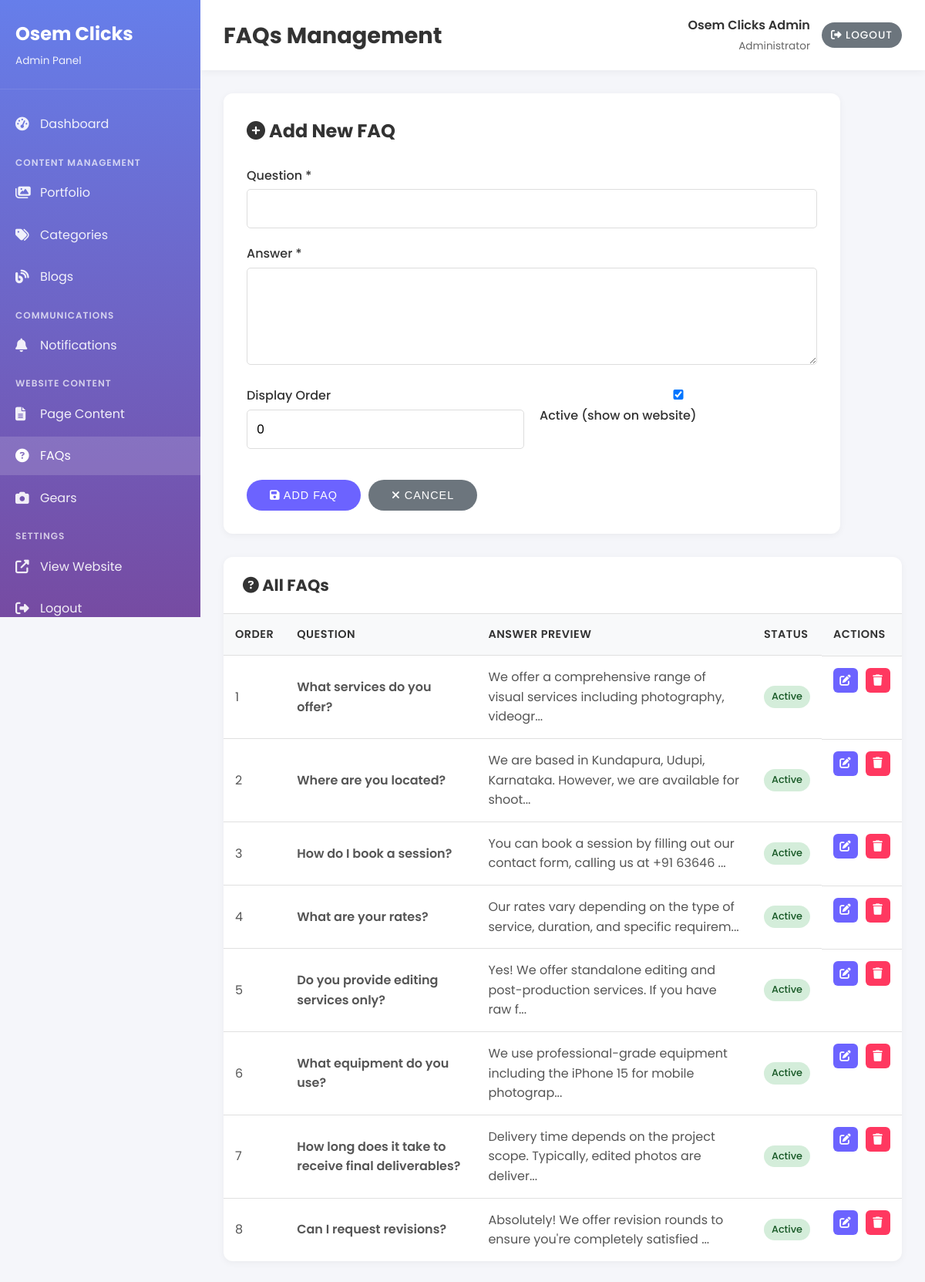
The page /admin/content/faqs.php (signed in) on the database its author committed.
### tables this page shows
CREATE TABLE `faqs` (
  `id` INT AUTO_INCREMENT PRIMARY KEY,
  `question` VARCHAR(500) NOT NULL,
  `answer` TEXT NOT NULL,
  `display_order` INT DEFAULT 0,
  `is_active` BOOLEAN DEFAULT 1,
  `created_at` TIMESTAMP DEFAULT CURRENT_TIMESTAMP
);

### includes/functions.php (called while the page is built, shortened)
<?php
function generateCSRFToken() {
    return $_SESSION['csrf_token'];
}
function asset_url($path) {
    $path = ltrim($path, '/');
    return BASE_URL . '/' . $path;
}

### admin/content/faqs.php (the view, shortened to what this page needs)
<?php
$db = new Database();
$conn = $db->getConnection();
try {
    $stmt = $conn->query("SELECT * FROM faqs ORDER BY display_order, id");
    $faqs = $stmt->fetchAll();
} catch (PDOException $e) {
    $faqs = [];
}
$csrf_token = generateCSRFToken();
?>
<!DOCTYPE html>
<html lang="en">
<head>
    <link rel="stylesheet" href="<?php echo asset_url('css/style.css'); ?>">
    <link rel="stylesheet" href="<?php echo asset_url('css/admin.css'); ?>">
    <link rel="stylesheet" href="https://cdnjs.cloudflare.com/ajax/libs/font-awesome/6.4.0/css/all.min.css">
</head>
<body>
    <div class="admin-wrapper">
        <?php include '../includes/sidebar.php'; ?>
        <div class="admin-main">
            <?php include '../includes/header.php'; ?>
            <div class="admin-content">
                <div class="form-card" style="margin-bottom: 30px;">
                    <h2><i class="fas fa-plus-circle"></i> Add New FAQ</h2>
                    <form method="POST" id="faqForm">
                        <div class="form-group">
                            <label for="question">Question *</label>
                            <input type="text" id="question" name="question" required>
                        </div>
                        <div class="form-group">
                            <label for="answer">Answer *</label>
                            <textarea id="answer" name="answer" rows="4" required></textarea>
                        </div>
                        <div class="form-row" style="display: grid; grid-template-columns: 1fr 1fr; gap: 20px;">
                            <div class="form-group">
                                <label for="display_order">Display Order</label>
                                <input type="number" id="display_order" name="display_order" value="0" min="0">
                            </div>
                            <div class="form-group">
                                <label>
                                    <input type="checkbox" name="is_active" id="is_active" checked>
                                    Active (show on website)
                                </label>
                            </div>
                        </div>
                        <div class="btn-group">
                            <button type="submit" class="btn btn-primary">
                                <i class="fas fa-save"></i> <span id="btnText">Add FAQ</span>
                            </button>
                            <button type="button" class="btn btn-secondary" onclick="resetForm()">
                                <i class="fas fa-times"></i> Cancel
                            </button>
                        </div>
                    </form>
                </div>
                <div class="data-table">
                    <div class="table-header">
                        <h2><i class="fas fa-question-circle"></i> All FAQs</h2>
                    </div>
                    <?php if (count($faqs) > 0): ?>
                        <table>
                            <thead>
                                <tr>
                                    <th>Order</th>
                                    <th>Question</th>
                                    <th>Answer Preview</th>
                                    <th>Status</th>
                                    <th>Actions</th>
                                </tr>
                            </thead>
                            <tbody>
                                <?php foreach ($faqs as $faq): ?>
                                    <tr>
                                        <td><?php echo $faq['display_order']; ?></td>
                                        <td style="font-weight: 600;">
                                            <?php echo htmlspecialchars($faq['question']); ?>
                                        </td>
                                        <td>
                                            <?php
                                            $preview = htmlspecialchars($faq['answer']);
                                            echo substr($preview, 0, 80) . (strlen($preview) > 80 ? '...' : '');
                                            ?>
                                        </td>
                                        <td>
                                            <span class="badge <?php echo $faq['is_active'] ? 'badge-success' : 'badge-secondary'; ?>">
                                                <?php echo $faq['is_active'] ? 'Active' : 'Inactive'; ?>
                                            </span>
                                        </td>
                                        <td class="table-actions">
                                            <button onclick='editFAQ(<?php echo json_encode($faq); ?>)'
                                                    class="btn btn-icon btn-edit"
                                                    title="Edit">
                                                <i class="fas fa-edit"></i>
                                            </button>
                                            <a href="?delete=1&id=<?php echo $faq['id']; ?>&token=<?php echo $csrf_token; ?>"
                                               class="btn btn-icon btn-delete"
                                               title="Delete"
                                               onclick="return confirm('Are you sure you want to delete this FAQ?');">
                                                <i class="fas fa-trash"></i>
                                            </a>
                                        </td>
                                    </tr>
                                <?php endforeach; ?>
                            </tbody>
                        </table>
                    <?php endif; ?>
                </div>
            </div>
        </div>
    </div>
</body>
</html>

### css/style.css (style rules this page uses)
* { margin: 0; padding: 0; box-sizing: border-box; }
html { scroll-behavior: smooth; }
body { font-family: 'Poppins', sans-serif; line-height: 1.6; color: #333; background-color: #f9f9f9; }
a { text-decoration: none; color: #333; transition: color 0.3s ease; }
.btn { display: inline-block; background-color: #6c63ff; color: #fff; padding: 12px 30px; border-radius: 30px; text-transform: uppercase; font-weight: 500; font-size: 0.9rem; letter-spacing: 1px; transition: all 0.3s ease; border: none; cursor: pointer; }
.form-group { margin-bottom: 20px; }
label { display: block; margin-bottom: 5px; font-weight: 500; }
input, textarea { width: 100%; padding: 12px; border: 1px solid #ddd; border-radius: 5px; font-family: 'Poppins', sans-serif; font-size: 1rem; transition: border-color 0.3s ease; }

### css/admin.css (style rules this page uses)
.admin-wrapper { display: flex; min-height: 100vh; background-color: #f5f6fa; }
.admin-main { margin-left: 260px; flex: 1; padding: 0; transition: margin-left 0.3s ease; }
.admin-content { padding: 30px; }
.data-table { background: #fff; border-radius: 12px; box-shadow: 0 2px 10px rgba(0, 0, 0, 0.05); overflow: hidden; }
.table-header { padding: 20px 25px; border-bottom: 1px solid #e0e0e0; display: flex; justify-content: space-between; align-items: center; }
.table-header h2 { font-size: 1.3rem; margin: 0; color: #333; }
table { width: 100%; border-collapse: collapse; }
thead th { background-color: #f8f9fa; padding: 15px; text-align: left; font-weight: 600; color: #333; font-size: 0.9rem; text-transform: uppercase; letter-spacing: 0.5px; }
tbody td { padding: 15px; border-top: 1px solid #e0e0e0; color: #555; }
.table-actions { display: flex; gap: 10px; }
.btn-icon { width: 32px; height: 32px; padding: 0; display: inline-flex; align-items: center; justify-content: center; border-radius: 6px; }
.btn-edit { background-color: #6c63ff; color: #fff; }
.btn-delete { background-color: #ff3860; color: #fff; }
.form-card { background: #fff; border-radius: 12px; padding: 30px; box-shadow: 0 2px 10px rgba(0, 0, 0, 0.05); max-width: 800px; }
.form-card h2 { margin-top: 0; margin-bottom: 25px; color: #333; }
.form-row { display: grid; grid-template-columns: repeat(auto-fit, minmax(250px, 1fr)); gap: 20px; }
textarea { min-height: 120px; resize: vertical; }
.btn-primary { background-color: #6c63ff; color: #fff; }
.btn-secondary { background-color: #6c757d; color: #fff; }
.btn-group { display: flex; gap: 10px; margin-top: 20px; }
.badge { display: inline-block; padding: 4px 10px; border-radius: 20px; font-size: 0.8rem; font-weight: 500; }
.badge-success { background-color: #d4edda; color: #155724; }

### rows shown on the page
faqs: display_order "1", question "What services do you offer?", answer "We offer a comprehensive range of visual services including photography, videogr", is_active "Active"
faqs: display_order "2", question "Where are you located?", answer "We are based in Kundapura, Udupi, Karnataka. However, we are available for shoot", is_active "Active"
faqs: display_order "3", question "How do I book a session?", answer "You can book a session by filling out our contact form, calling us at +91 63646", is_active "Active"
faqs: display_order "4", question "What are your rates?", answer "Our rates vary depending on the type of service, duration, and specific requirem", is_active "Active"
faqs: display_order "5", question "Do you provide editing services only?", answer "Yes! We offer standalone editing and post-production services. If you have raw f", is_active "Active"
faqs: display_order "6", question "What equipment do you use?", answer "We use professional-grade equipment including the iPhone 15 for mobile photograp", is_active "Active"
faqs: display_order "7", question "How long does it take to receive final deliverables?", answer "Delivery time depends on the project scope. Typically, edited photos are deliver", is_active "Active"
faqs: display_order "8", question "Can I request revisions?", answer "Absolutely! We offer revision rounds to ensure you're completely satisfied", is_active "Active"

### other values the page prints
SITE_NAME "Osem Clicks"
$pageTitle "FAQs Management"
$_SESSION['admin_name'] "Osem Clicks Admin"
